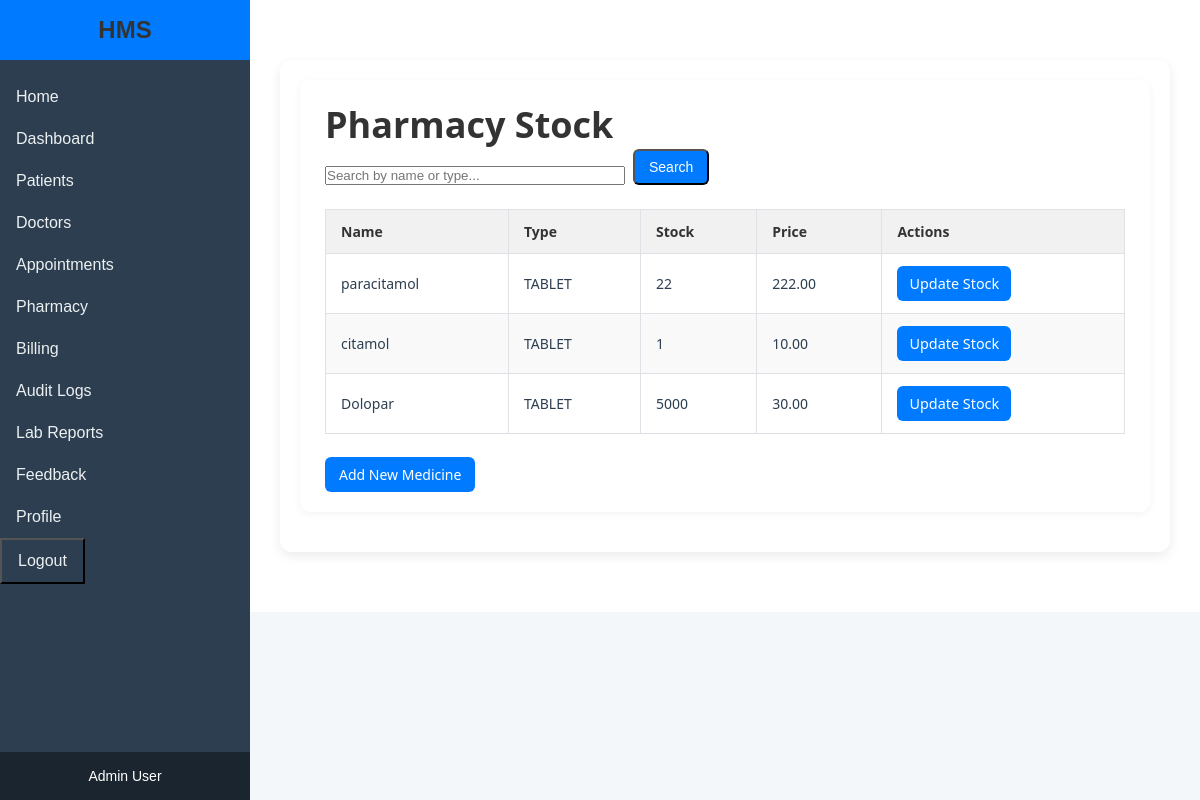
Screenshot of /pharmacy/ (signed in) with the database file from the repository.
### core/models.py (models this page shows, shortened)
class Medicine(models.Model):
    MEDICINE_TYPE_CHOICES = [
        ('TABLET', 'Tablet'),
        ('CAPSULE', 'Capsule'),
        ('SYRUP', 'Syrup'),
        ('INJECTION', 'Injection'),
        ('OTHER', 'Other'),
    ]
    name = models.CharField(max_length=100)
    type = models.CharField(max_length=20, choices=MEDICINE_TYPE_CHOICES)
    stock = models.IntegerField()
    price = models.DecimalField(max_digits=10, decimal_places=2)#test

### core/views.py (the view)
# urls.py: path('pharmacy/', views.medicine_list, name='medicine_list'),
@login_required
@user_passes_test(is_admin)
def medicine_list(request):
    query = request.GET.get('q')
    if query:
        medicines = Medicine.objects.filter(
            Q(name__icontains=query) |
            Q(type__icontains=query)
        )
    else:
        medicines = Medicine.objects.all()
    return render(request, 'medicine_list.html', {'medicines': medicines})

### core/views.py (called while the page is built)
def is_admin(user):
    return user.groups.filter(name='Admin').exists()

### templates/medicine_list.html
{% extends 'base.html' %}
{% load static %}
{% block content %}
    <div class="content-wrapper">
        <div class="form-container">
            <h2>Pharmacy Stock</h2>
            <form method="get" class="search-form">
                <input type="text" name="q" placeholder="Search by name or type..." value="{{ request.GET.q }}">
                <button type="submit" class="btn btn-primary">Search</button>
            </form>
            {% if medicines %}
                <table class="medicine-table">
                    <thead>
                        <tr>
                            <th>Name</th>
                            <th>Type</th>
                            <th>Stock</th>
                            <th>Price</th>
                            <th>Actions</th>
                        </tr>
                    </thead>
                    <tbody>
                        {% for medicine in medicines %}
                        <tr>
                            <td data-label="Name">{{ medicine.name }}</td>
                            <td data-label="Type">{{ medicine.type }}</td>
                            <td data-label="Stock">{{ medicine.stock }}</td>
                            <td data-label="Price">{{ medicine.price }}</td>
                            <td data-label="Actions">
                                <a href="{% url 'update_medicine_stock' medicine.id %}" class="btn btn-primary btn-small">Update Stock</a>
                            </td>
                        </tr>
                        {% endfor %}
                    </tbody>
                </table>
            {% else %}
                <p>No medicines found.</p>
            {% endif %}
            <a href="{% url 'add_medicine' %}" class="btn btn-primary">Add New Medicine</a>
        </div>
    </div>
{% endblock %}

### templates/base.html (shortened to what this page needs)
<!DOCTYPE html>
<html lang="en">
<head>
    {% load static %}
    <link rel="stylesheet" href="{% static 'css/style.css' %}">
</head>
<body>
    <div class="container">
        <aside class="sidebar">
            <div class="sidebar-header">
                <h2>HMS</h2>
            </div>
            <nav class="sidebar-nav">
                <a href="{% url 'home' %}" class="sidebar-link">Home</a>
                {% if user.is_authenticated %}
                    <a href="{% url 'dashboard' %}" class="sidebar-link">Dashboard</a>
                    <a href="{% url 'patient_list' %}" class="sidebar-link">Patients</a>
                    {% if user.groups.all.0.name == 'Admin' %}
                        <a href="{% url 'doctor_list' %}" class="sidebar-link">Doctors</a>
                    {% endif %}
                    <a href="{% url 'appointment_list' %}" class="sidebar-link">Appointments</a>
                    {% if user.groups.all.0.name == 'Admin' %}
                        <a href="{% url 'medicine_list' %}" class="sidebar-link">Pharmacy</a>
                        <a href="{% url 'billing_list' %}" class="sidebar-link">Billing</a>
                        <a href="{% url 'audit_log_list' %}" class="sidebar-link">Audit Logs</a>
                    {% endif %}
                    <a href="{% url 'lab_report_list' %}" class="sidebar-link">Lab Reports</a>
                    <a href="{% url 'feedback_list' %}" class="sidebar-link">Feedback</a>
                    <a href="{% url 'profile' %}" class="sidebar-link">Profile</a>
                    <button onclick="document.getElementById('logout-form').submit()" class="sidebar-link sidebar-button">Logout</button>
                {% else %}
                    <a href="{% url 'login' %}" class="sidebar-link">Login</a>
                {% endif %}
            </nav>
            <div class="sidebar-footer">
                <p>{{ user.groups.all.0.name|default:"Guest" }} User</p>
            </div>
        </aside>
        <main class="main-content">
            {% block content %}
            {% endblock %}
        </main>
    </div>
</body>
</html>

### static/css/style.css (style rules this page uses)
* { margin: 0; padding: 0; box-sizing: border-box; }
body { font-family: 'Arial', sans-serif; background-color: #f4f7fa; color: #333; }
h2, h3 { color: #333; }
.sidebar { width: 250px; background-color: #2c3e50; color: white; display: flex; flex-direction: column; position: fixed; height: 100%; z-index: 1000; transition: width 0.3s ease; }
.sidebar-header { padding: 1rem; background: #007bff; color: white; text-align: center; }
.sidebar-header h2 { margin: 0; font-size: 1.5rem; }
.sidebar-nav { flex: 1; padding: 1rem 0; }
.sidebar-link { display: block; padding: 0.75rem 1rem; color: #ecf0f1; text-decoration: none; font-size: 1rem; transition: background 0.2s; }
.sidebar-footer { padding: 1rem; background-color: #1a252f; font-size: 14px; text-align: center; }
.main-content { flex-grow: 1; padding: 30px; background-color: #fff; margin-left: 250px; overflow-y: auto; transition: margin-left 0.3s ease; }
.btn { padding: 8px 14px; border-radius: 6px; text-decoration: none; color: white; font-size: 14px; display: inline-block; transition: background 0.3s ease; }
.btn-small { padding: 0.5rem 0.75rem; font-size: 0.9rem; }
.btn-primary { background-color: #007bff; color: white; }
.search-form { margin-bottom: 1.5rem; display: flex; gap: 0.5rem; align-items: flex-end; }
.search-form input[type="text"] { flex: 1; max-width: 300px; }
.form-container { background: #fff; padding: 20px 25px; border-radius: 10px; box-shadow: 0 2px 8px rgba(0, 0, 0, 0.05); font-size: 24px; font-weight: 200; margin-bottom: 20px; color: #2c3e50; }
.medicine-table { width: 100%; border-collapse: collapse; margin-bottom: 20px; }
.medicine-table th, .medicine-table td { padding: 12px 15px; border: 1px solid #dee2e6; text-align: left; font-size: 14px; }
.medicine-table th { background-color: #f1f1f1; font-weight: 600; color: #333; }
.medicine-table tr:nth-child(even) { background-color: #f9f9f9; }
.content-wrapper { max-width: 1200px; margin: 30px auto; padding: 20px; background-color: #ffffff; border-radius: 12px; box-shadow: 0 4px 12px rgba(0,0,0,0.08); font-family: 'Segoe UI', sans-serif; }
.sidebar-button { background:#2c3e50;; }

### rows the page displays
Medicine: name "paracitamol", type "TABLET", stock "22", price "222.00"
Medicine: name "citamol", type "TABLET", stock "1", price "10.00"
Medicine: name "Dolopar", type "TABLET", stock "5000", price "30.00"

### other values shown
{{ user.groups.all.0.name|default:"Guest" }} "Admin"
